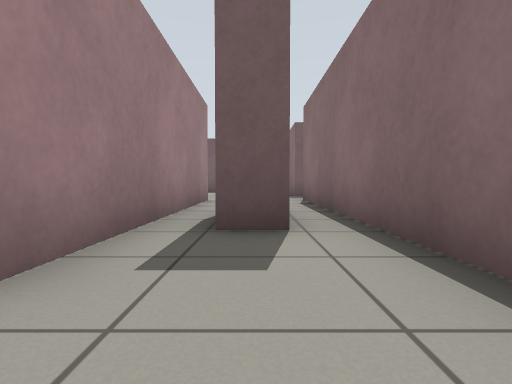
[1] (above)

24 first-person views from a walk through a robot-simulator world made for Gazebo. The camera is 0.5 m above the floor, tilts 2° down and sees 80° across. The floor is counted in squares, 1 m on a side. Each view is taken from the middle of a square. On the plan, view 1 faces up. The plan holds only what a view shows up to about 9 squares ahead; the rest is blank.

[2]
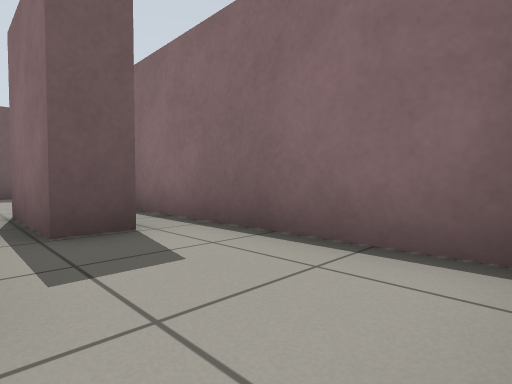

[3]
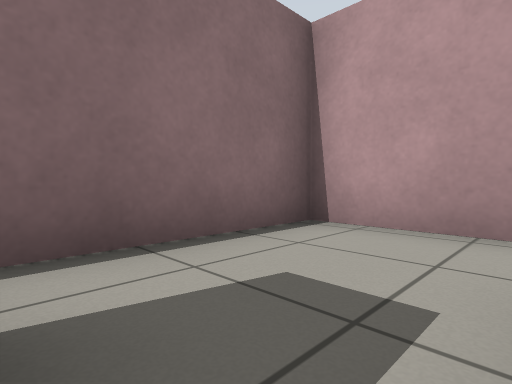

[4]
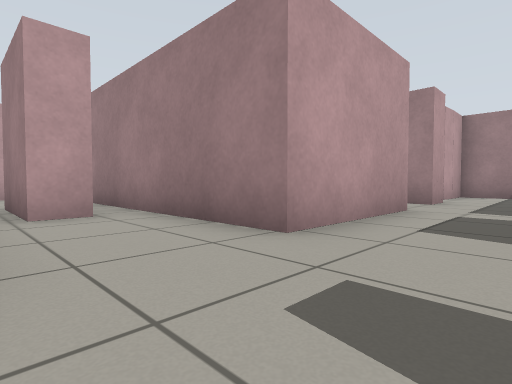

[5]
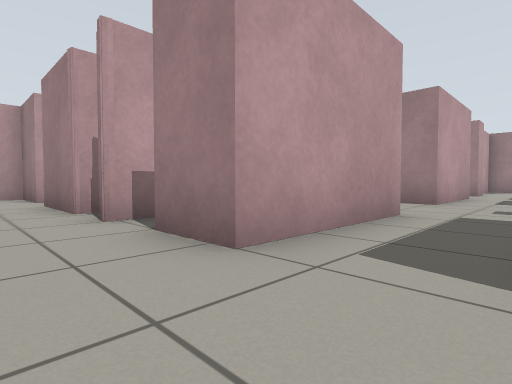

[6]
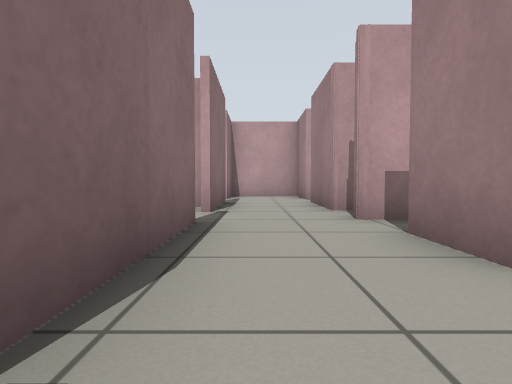

[7]
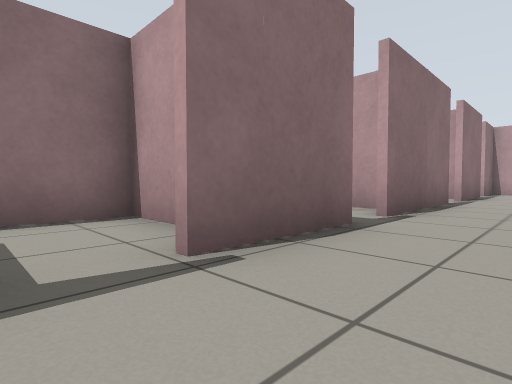

[8]
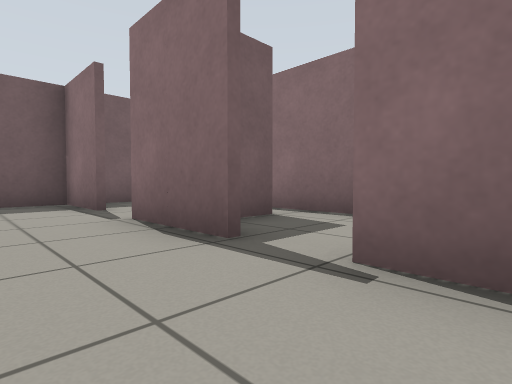

[9]
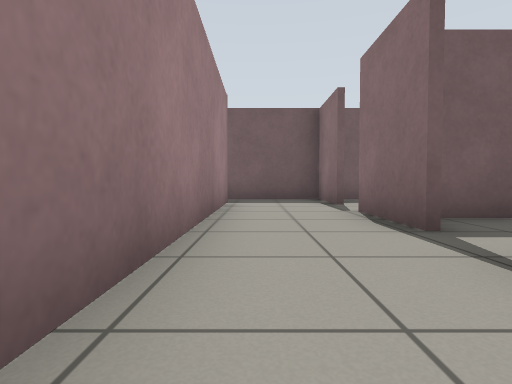

[10]
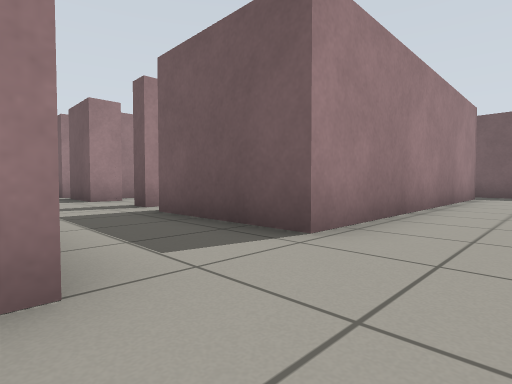

[11]
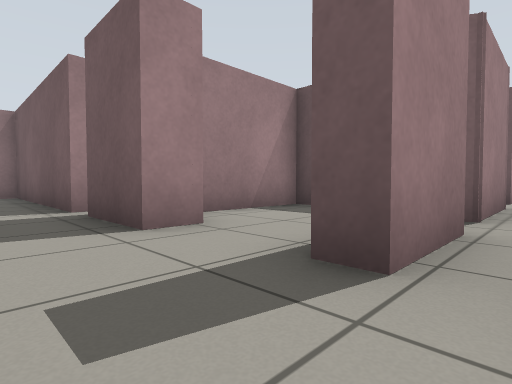

[12]
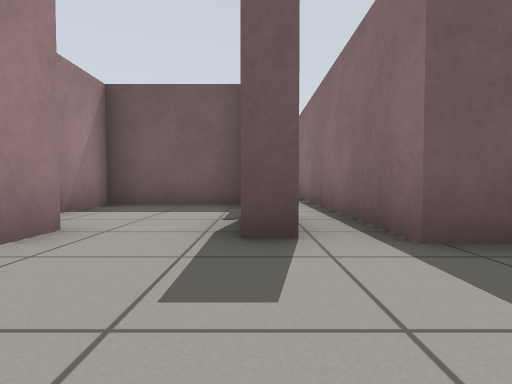

[13]
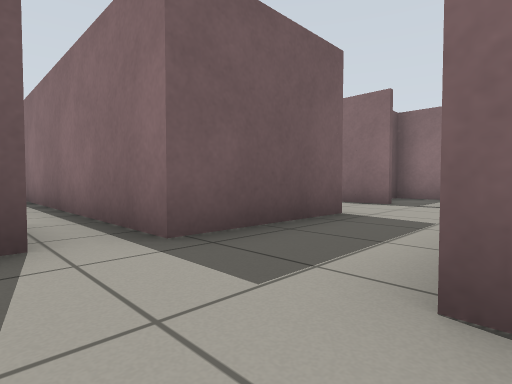

[14]
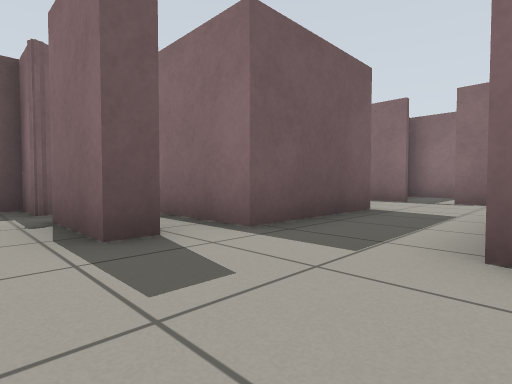

[15]
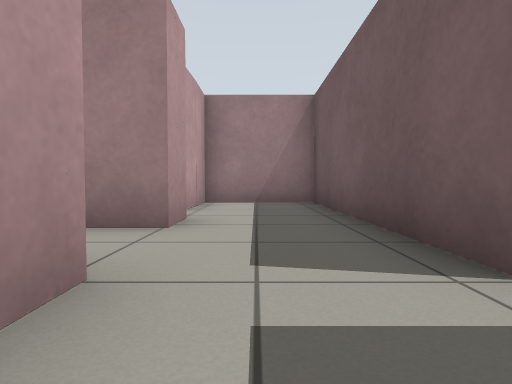

[16]
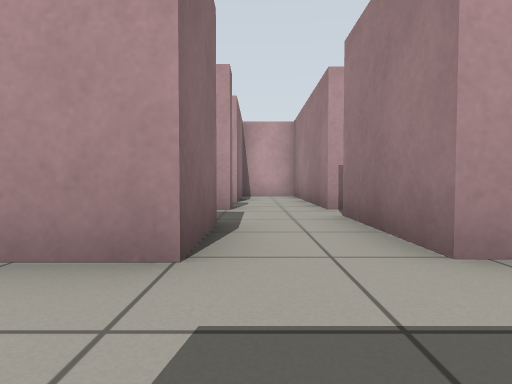

[17]
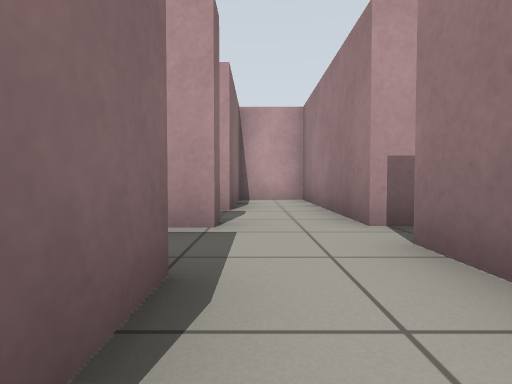

[18]
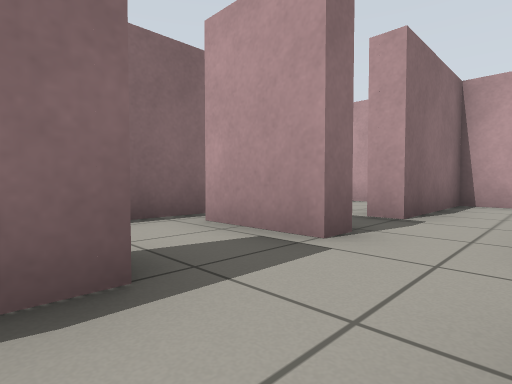

[19]
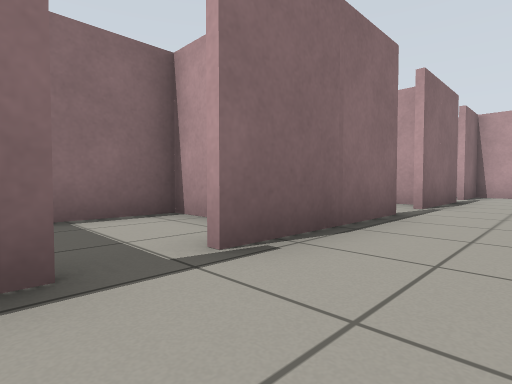

[20]
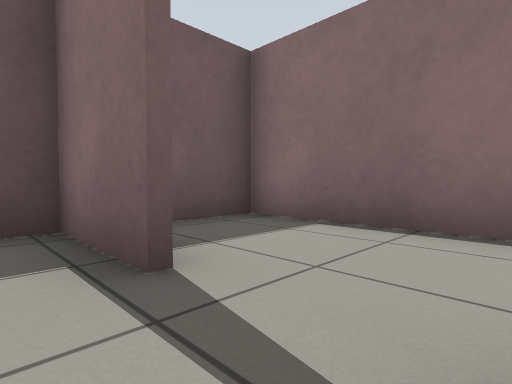

[21]
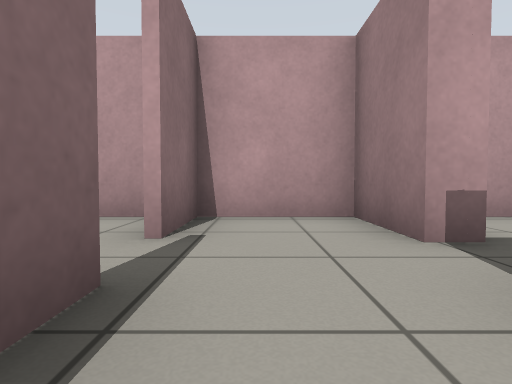

[22]
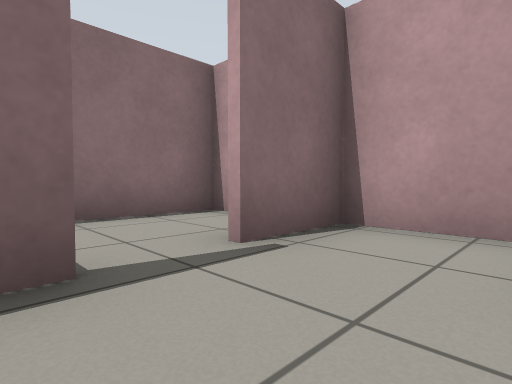

[23]
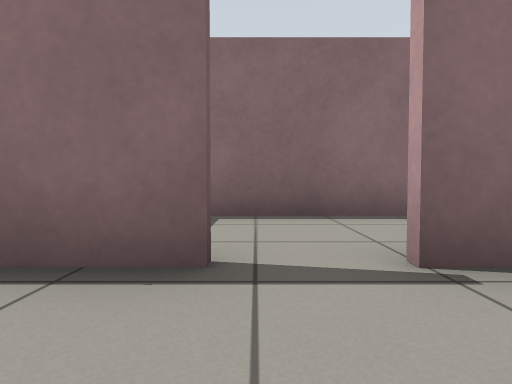

[24]
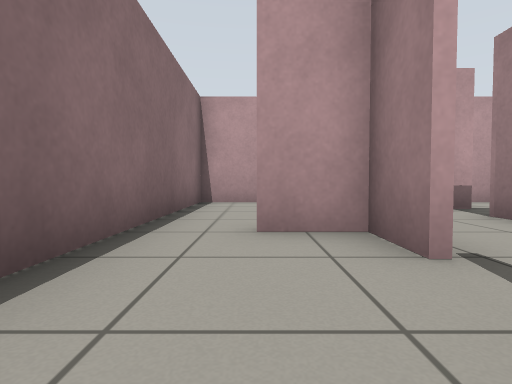

### Floor plan
Points are (right, up) in squares from view 1. A wall is a line through its corners. A room is listed if a view was taken in it or the views show most of it. See-through windows are left out.
Room 1 (views 1, 2, 3)
walls: (0.4, 3.1) (-0.4, 3.1); (-1.3, 3.5) (-1.3, 1.5); (-1.4, -0.3) (1.3, -0.3) (1.3, 3.4)
ways out: opening at (-1, 4.5) to room 2; opening at (1, 4.5) to room 2
Room 2 (views 4, 5, 6, 7, 8, 9, 10, 11, 12, 13, 14, 19, 20)
walls: (0.4, 12.5) (0.4, 10.6) (-0.1, 10.6); (6.7, 10.6) (6.7, 13); (6.7, 6.3) (6.7, 9.8); (6.7, 14) (6.7, 16.1); (-2.5, 8.1) (-1.3, 8.1) (-1.3, 3.5); (1.3, 3.4) (1.3, 8.3) (4.5, 8.3) (4.5, 7); (-0.4, 3.1) (-0.4, 5.3) (0.4, 5.3) (0.4, 3.1); (4.3, 18.1) (4.3, 10.4) (1.3, 10.4) (1.3, 12.6); (6.7, 17.5) (6.7, 18.5)
ways out: opening at (-1, 4.5) to room 1; opening at (1, 4.5) to room 1; opening at (-3.5, 9.5) to room 3; opening at (5.5, 7.5) to room 4; opening at (-1.5, 11.5) to room 7; opening at (7, 17) to room 8; opening at (7, 10) to room 10; gap at (7, 13.5) to room 11; opening at (5.5, 18) to room 12; opening at (1, 11.5); gap at (4, 7)
Room 3 (views 15, 16, 17, 18)
walls: (-4.5, 10.4) (-6.4, 10.4); (-6.3, 8.1) (-6.3, 6.4); (-4.5, 6.4) (-4.5, 8.1) (-2.5, 8.1); (-2, 10.4) (-3.9, 10.4)
ways out: opening at (-3.5, 9.5) to room 2; opening at (-5.5, 7.5) to room 6; opening at (-7, 9.5) to room 9
Room 4 (views 21, 22, 23)
walls: (6.7, 2.5) (6.7, 5.1); (4.5, 1.5) (4.5, -0.3) (6.7, -0.3) (6.7, 1.4); (4.5, 4.7) (4.5, 2.6); (4.5, 6) (4.5, 5.5)
ways out: opening at (5.5, 7.5) to room 2; opening at (7, 2) to room 5; opening at (7, 6) to room 5; opening at (4, 2)
Room 5 (view 24)
walls: (6.9, 5.1) (6.9, 4) (8, 4); (7.5, -0.3) (9.3, -0.3) (9.3, 6.8)
ways out: opening at (7, 2) to room 4; opening at (7, 6) to room 4
Room 6 (no view inside)
walls: (-4.5, 4.1) (-4.5, 4.7) (-2.8, 4.7); (-6.3, 4.7) (-6.3, -0.3) (-4.5, -0.3) (-4.5, 2.8); (-6.3, 6.4) (-6.3, 5.5); (-2.1, 4.1) (-2.1, 5.4)
ways out: opening at (-5.5, 7.5) to room 3; opening at (-7, 5); gap at (-4, 3); gap at (-3, 4)
Room 7 (no view inside)
walls: (0.4, 13.6) (-0.1, 13.3) (-0.1, 14.4) (-3.1, 14.4) (-3.1, 11.5); (-2, 11.3) (-2, 10.4); (-0.1, 10.6) (-0.1, 12.5)
ways out: opening at (-1.5, 11.5) to room 2; opening at (0, 13)
Room 8 (no view inside)
walls: (9.3, 15.4) (9.3, 19.4) (7.1, 19.4)
ways out: opening at (7, 17) to room 2; opening at (9, 15) to room 11
Room 9 (no view inside)
walls: (-6.4, 10.4) (-10.1, 10.4) (-10.1, 7.9) (-8.3, 7.8); (-7.1, 8.1) (-6.3, 8.1)
ways out: opening at (-7, 9.5) to room 3; opening at (-8, 8)
Room 10 (no view inside)
walls: (7.4, 8.5) (9.3, 8.5) (9.3, 11.4) (8.9, 11.4)
ways out: opening at (7, 10) to room 2
Room 11 (no view inside)
walls: (8.5, 15.1) (7.4, 15.1); (8.1, 12.2) (9.3, 12.2) (9.3, 15.4)
ways out: gap at (7, 13.5) to room 2; opening at (9, 15) to room 8
Room 12 (no view inside)
walls: (6.7, 18.5) (6.7, 19.5); (7.1, 19.4) (4.1, 19.4)
ways out: opening at (5.5, 18) to room 2; opening at (4, 19)

Where each view was taken, in squares from view 1:
view 1: 0 up, 0 right, facing up
view 2: 0 up, 1 left, facing up-right
view 3: 3 up, 1 left, facing down-right
view 4: 10 up, 1 right, facing down-left
view 5: 10 up, 6 right, facing down-left
view 6: 10 up, 6 right, facing down
view 7: 14 up, 5 right, facing down-right
view 8: 12 up, 5 right, facing up-right
view 9: 11 up, 5 right, facing up
view 10: 8 up, 6 right, facing up-left
view 11: 9 up, 1 right, facing up-left
view 12: 8 up, 0 right, facing up
view 13: 8 up, 0 right, facing up-right
view 14: 8 up, 1 left, facing up-right
view 15: 9 up, 3 left, facing left
view 16: 10 up, 5 left, facing down
view 17: 8 up, 5 left, facing down
view 18: 7 up, 6 left, facing down-right
view 19: 11 up, 5 right, facing down-right
view 20: 16 up, 6 right, facing up-right
view 21: 4 up, 6 right, facing down
view 22: 3 up, 5 right, facing down-right
view 23: 6 up, 5 right, facing right
view 24: 7 up, 8 right, facing down
